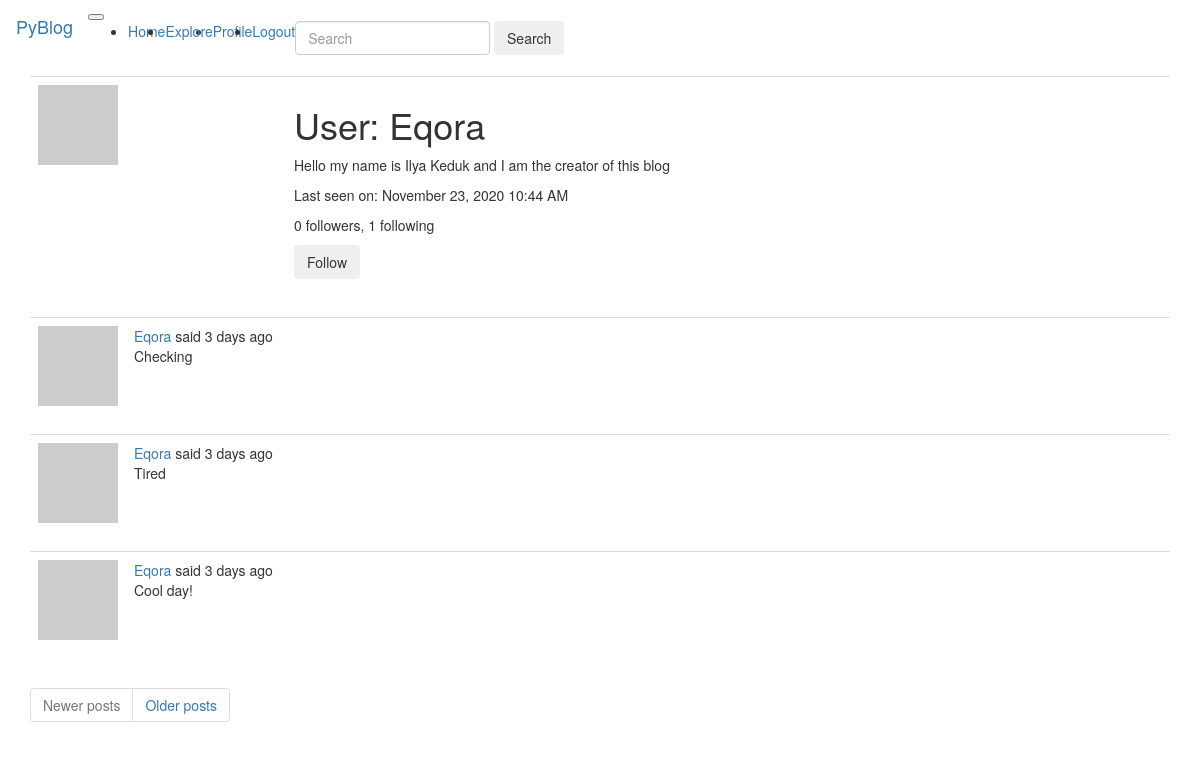
Before: /user/Eqora (signed in) with the older database file.
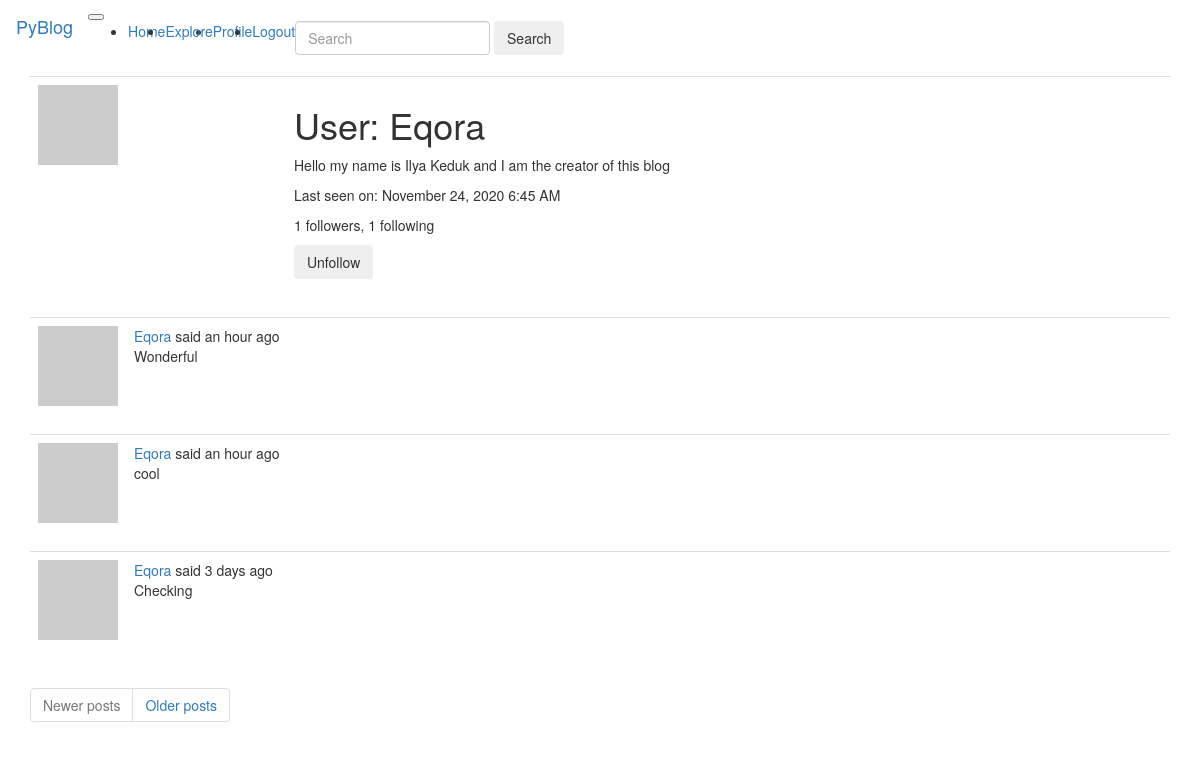
After: the same page with the newer database file.
### app/models.py (models this page shows, shortened)
class User(UserMixin, db.Model):
    id = db.Column(db.Integer, primary_key=True)
    username = db.Column(db.String(64), index=True, unique=True)
    email = db.Column(db.String(120), index=True, unique=True)
    password_hash = db.Column(db.String(128))
    posts = db.relationship('Post', backref='author', lazy='dynamic')
    about_me = db.Column(db.String(140))
    last_seen = db.Column(db.DateTime, default=datetime.utcnow)
    followed = db.relationship(
        'User', secondary=followers,
        primaryjoin=(followers.c.follower_id == id),
        secondaryjoin=(followers.c.followed_id == id),
        backref=db.backref('followers', lazy='dynamic'), lazy='dynamic')
    def avatar(self, size):
        digest = md5(self.email.lower().encode('utf-8')).hexdigest()
        return 'https://www.gravatar.com/avatar/{}?d=identicon&s={}'.format(
            digest, size)
    def is_following(self, user):
        return self.followed.filter(
            followers.c.followed_id == user.id).count() > 0

class SearchableMixin(object):
    @classmethod
    def before_commit(cls, session):
        session._changes = {
            'add': list(session.new),
            'update': list(session.dirty),
            'delete': list(session.deleted)
        }
    @classmethod
    def after_commit(cls, session):
        for obj in session._changes['add']:
            if isinstance(obj, SearchableMixin):
                add_to_index(obj.__tablename__, obj)
        for obj in session._changes['update']:
            if isinstance(obj, SearchableMixin):
                add_to_index(obj.__tablename__, obj)
        for obj in session._changes['delete']:
            if isinstance(obj, SearchableMixin):
                remove_from_index(obj.__tablename__, obj)
        session._changes = None

class Post(SearchableMixin, db.Model):
    __searchable__ = ['body']
    id = db.Column(db.Integer, primary_key=True)
    body = db.Column(db.String(140))
    timestamp = db.Column(db.DateTime, index=True, default=datetime.utcnow)
    user_id = db.Column(db.Integer, db.ForeignKey('user.id'))
    language = db.Column(db.String(5))

### app/main/routes.py (the view)
@bp.route('/user/<username>')
@login_required
def user(username):
    user = User.query.filter_by(username=username).first_or_404()
    page = request.args.get('page', 1, type=int)
    posts = user.posts.order_by(Post.timestamp.desc()).paginate(
        page, current_app.config['POSTS_PER_PAGE'], False)
    next_url = url_for('main.user', username=user.username,
                       page=posts.next_num) if posts.has_next else None
    prev_url = url_for('main.user', username=user.username,
                       page=posts.prev_num) if posts.has_prev else None
    form = EmptyForm()
    return render_template('user.html', user=user, posts=posts.items,
                           next_url=next_url, prev_url=prev_url, form=form)

### app/main/forms.py
class SearchForm(FlaskForm):
    q = StringField(_l('Search'), validators=[DataRequired()])
    def __init__(self, *args, **kwargs):
        if 'formdata' not in kwargs:
            kwargs['formdata'] = request.args
        if 'csrf_enabled' not in kwargs:
            kwargs['csrf_enabled'] = False
        super(SearchForm, self).__init__(*args, **kwargs)

class EmptyForm(FlaskForm):
    submit = SubmitField('Submit')

### app/main/routes.py (called while the page is built)
@bp.before_app_request
def before_request():
    if current_user.is_authenticated:
        current_user.last_seen = datetime.utcnow()
        db.session.commit()
        g.search_form = SearchForm()
    g.locale = str(get_locale())

### app/models.py (called while the page is built)
@login.user_loader
def load_user(id):
    return User.query.get(int(id))

### app/templates/user.html (shortened to what this page needs)
{% extends "base.html" %}
{% block app_content %}
    <table class="table table-hover">
        <tr>
            <td width="256px"><img src="{{ user.avatar(256) }}"></td>
            <td>
                <h1>{{ _('User') }}: {{ user.username }}</h1>
                {% if user.about_me %}<p>{{ user.about_me }}</p>{% endif %}
                {% if user.last_seen %}
                <p>{{ _('Last seen on') }}: {{ moment(user.last_seen).format('LLL') }}</p>
                {% endif %}
                <p>{{ _('%(count)d followers', count=user.followers.count()) }}, {{ _('%(count)d following', count=user.followed.count()) }}</p>
                {% if user == current_user %}
                <p><a href="{{ url_for('main.edit_profile') }}">{{ _('Edit your profile') }}</a></p>
                {% elif not current_user.is_following(user) %}
                <p>
                    <form action="{{ url_for('main.follow', username=user.username) }}" method="post">
                        {{ form.submit(value=_('Follow'), class="btn btn-outline-primary") }}
                    </form>
                </p>
                {% else %}
                <p>
                    <form action="{{ url_for('main.unfollow', username=user.username) }}" method="post">
                        {{ form.submit(value=_('Unfollow'), class_='btn btn-outline-danger') }}
                    </form>
                </p>
                {% endif %}
            </td>
        </tr>
    </table>
    {% for post in posts %}
        {% include '_post.html' %}
    {% endfor %}
    <nav aria-label="Page navigation example">
        <ul class="pagination">
            <li class="page-item {% if not prev_url %} disabled {% endif %}">
                <a class="page-link" href="{{ prev_url or '#' }}" tabindex="-1">{{ _('Newer posts') }}</a>
            </li>
            <li class="page-item {% if not next_url %} disabled {% endif %}">
                <a class="page-link" href="{{ next_url or '#' }}">{{ _('Older posts') }}</a>
            </li>
        </ul>
    </nav>
{% endblock %}

### app/templates/_post.html (shortened to what this page needs)
    <table class="table table-hover">
        <tr>
            <td width="70px">
                <a href="{{ url_for('main.user', username=post.author.username) }}">
                    <img src="{{ post.author.avatar(70) }}" />
                </a>
            </td>
            <td>
                {{ _('%(username)s said %(when)s',
                    username=user_link, when=moment(post.timestamp).fromNow()) }}
                <br>
                <span id="post{{ post.id }}">{{ post.body }}</span>
            </td>
        </tr>
    </table>

Changed rows visible on the page:
no longer on this page (row unchanged): Post: body "Tired"
no longer on this page (row unchanged): Post: body "Cool day!"
changed User "Eqora": last_seen "November 23, 2020 10:44 AM" → "November 24, 2020 6:45 AM"
added Post: body "Wonderful"
added Post: body "cool"
Other visible differences:
form field submit: (not shown) → "Unfollow"
form field submit: "Follow" → (not shown)
text no longer shown: "0 followers"
text now shown: "1 followers"
